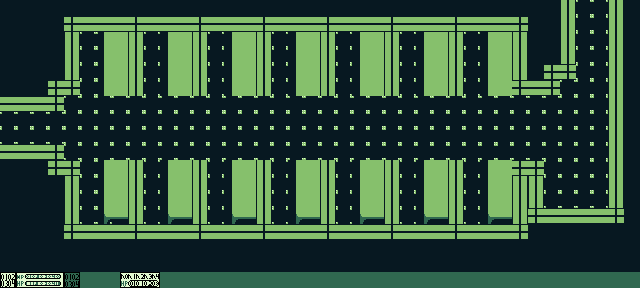

A level layout from a 2D game, rendered from its tile map. Below: a short description, then the map file with its tile-grid data intact:
An orthogonal 40x18 tile map with 16x16 px tiles, 2 tile layers (Tile Layer 1, Tile Layer 2), 2 tilesets.

<map version="1.10" tiledversion="1.11.0" orientation="orthogonal" renderorder="right-down" width="40" height="18" tilewidth="16" tileheight="16" infinite="0" nextlayerid="3" nextobjectid="1">
 <tileset firstgid="1" source="Temporal Light/temporal_light_tileset.tsx" />
 <tileset firstgid="4097" source="Temporal Light/temporal_light_tileset2.tsx" />
 <layer id="1" name="Tile Layer 1" width="40" height="18">
  <data encoding="csv">
2067,2067,2067,2067,2067,2067,2067,2067,2067,2067,2067,2067,2067,2067,2067,2067,2067,2067,2067,2067,2067,2067,2067,2067,2067,2067,2067,2067,2067,2067,2067,2067,2067,2067,2067,2067,4226,4226,2067,2067,
2067,2067,2067,2067,2067,2067,2067,2067,2067,2067,2067,2067,2067,2067,2067,2067,2067,2067,2067,2067,2067,2067,2067,2067,2067,2067,2067,2067,2067,2067,2067,2067,2067,2067,2067,2067,4226,4226,2067,2067,
2067,2067,2067,2067,2067,4226,4226,2067,2067,2067,2067,2067,2067,2067,2067,2067,2067,2067,2067,2067,2067,2067,2067,2067,2067,2067,2067,2067,2067,2067,2067,2067,2067,2067,2067,2067,2067,2067,2067,2067,
2067,2067,2067,2067,2067,4226,4226,2067,2067,2067,2067,2067,2067,2067,2067,2067,2067,2067,2067,2067,2067,2067,2067,2067,2067,2067,2067,2067,2067,2067,2067,2067,2067,2067,2067,2067,2067,2067,2067,2067,
2067,2067,2067,2067,2067,4226,4226,2067,2067,2067,2067,2067,2067,2067,2067,2067,2067,2067,2067,2067,2067,2067,2067,2067,2067,2067,2067,2067,2067,2067,2067,2067,2067,2067,2632,2632,2067,2067,2067,2067,
2067,2067,2067,2067,2067,4226,4226,2067,2067,2067,2067,2067,2067,2067,2067,2067,2067,2067,2067,2067,2067,2067,2067,2067,2067,2067,2067,2067,2067,2067,2067,2067,2632,2067,2632,2067,2067,2067,2067,2067,
2067,2067,2067,2067,4226,4226,4226,4226,4226,4226,4226,4226,4226,4226,4226,4226,4226,2067,2067,2067,2067,4226,4226,4226,4226,4226,4226,4226,4226,4226,4226,4226,4226,2067,2067,2067,2067,2067,2067,2067,
4226,4226,4226,4226,4226,4226,4226,4226,4226,2067,2067,2067,2067,2067,2067,2067,2067,2067,2067,2067,2067,2067,2067,2067,2067,2067,2067,2067,2067,2067,2067,2067,2067,2067,2067,2067,2067,2067,2067,2067,
4226,4226,4226,4226,4226,4226,4226,4226,4226,2067,2067,2067,2067,2067,2067,2067,2067,2067,2067,2067,2067,2067,2067,2067,2067,2067,2067,2067,2067,2067,2067,2067,2067,2067,2067,2067,2067,2067,2067,2067,
2067,2067,2067,2067,4226,4226,4226,4226,4226,4226,4226,4226,4226,4226,4226,4226,4226,4226,4226,4226,4226,4226,4226,4226,4226,4226,4226,4226,4226,4226,4226,4226,4226,4226,4226,4226,2067,2067,2067,2067,
2067,2067,2067,2067,2067,4226,4226,2067,2067,2067,2067,2067,2067,2067,2067,2067,2067,2067,2067,2067,2067,2067,2067,2067,2067,2067,2067,2067,2067,2067,2067,2067,2067,2632,2067,2067,2067,2067,2067,2067,
2067,2067,2067,2067,2067,4226,4226,2067,2067,2067,2067,2067,2067,2067,2067,2067,2067,2067,2067,2067,2067,2067,2067,2067,2067,2067,2067,2067,2067,2067,2067,2067,2067,2067,2067,2067,2067,2067,2067,2067,
2067,2067,2067,2067,2067,4226,4226,2067,2067,2067,2067,2067,2067,2067,2067,2067,2067,2067,2067,2067,2067,2067,2067,2067,2067,2067,2067,2067,2067,2067,2067,2067,2067,2067,2067,2067,2067,2067,2067,2067,
2067,2067,2067,2067,2067,4226,4226,2067,2067,2067,2067,2067,2067,2067,2067,2067,2067,2067,2067,2067,2067,2067,2067,2067,2067,2067,2067,2067,2067,2067,2067,2067,2067,2632,2067,2067,2067,2067,2067,2067,
2067,2067,2067,2067,2067,2067,2067,2067,2067,2067,2067,2067,2067,2067,2067,2067,2067,2067,2067,2067,2067,2067,2067,2067,2067,2067,2067,2067,2067,2067,2067,2067,2067,2067,2067,2067,2067,2067,2067,2067,
2067,2067,2067,2067,2067,2067,2067,2067,2067,2067,2067,2067,2067,2067,2067,2067,2067,2067,2067,2067,2067,2067,2067,2067,2067,2067,2067,2067,2067,2067,2067,2067,2067,2067,2067,2067,2067,2067,2067,2067,
2067,2067,2067,2067,2067,2067,2067,2067,2067,2067,2067,2067,2067,2067,2067,2067,2067,2067,2067,2067,2067,2067,2067,2067,2067,2067,2067,2067,2067,2067,2067,2067,2067,2067,2067,2067,2067,2067,2067,2067,
1941,1942,1943,1944,1945,1946,1946,1947,1948,1949,1946,1946,1946,1946,1946,1946,1946,1946,1946,1946,1946,1946,1946,1946,1946,1946,1946,1946,1946,1946,1946,1946,1946,1946,1946,1946,1946,1946,1946,1946
</data>
 </layer>
 <layer id="2" name="Tile Layer 2" width="40" height="18">
  <data encoding="csv">
0,0,0,0,0,0,0,0,0,0,0,0,0,0,0,0,0,0,0,0,0,0,0,0,0,0,0,0,0,0,0,0,0,0,0,2310,0,0,2310,0,
0,0,0,0,2632,2435,2435,2435,2632,2435,2435,2435,2632,2435,2435,2435,2632,2435,2435,2435,2632,2435,2435,2435,2632,2435,2435,2435,2632,2435,2435,2435,2632,0,0,2310,0,0,2310,0,
0,0,0,0,2310,0,2060,2061,2310,4226,2060,2061,2310,4226,2060,2061,2310,4226,2060,2061,2310,4226,2060,2061,2310,4226,2060,2061,2310,4226,2060,2061,2310,0,0,2310,4226,4226,2310,0,
0,0,0,0,2310,0,2060,2061,2310,4226,2060,2061,2310,4226,2060,2061,2310,4226,2060,2061,2310,4226,2060,2061,2310,4226,2060,2061,2310,4226,2060,2061,2310,0,0,2310,4226,4226,2310,0,
0,0,0,0,2310,0,2060,2061,2310,4226,2060,2061,2310,4226,2060,2061,2310,4226,2060,2061,2310,4226,2060,2061,2310,4226,2060,2061,2310,4226,2060,2061,2310,0,0,0,4226,4226,2310,0,
0,0,0,2632,2632,0,2060,2061,2310,4226,2060,2061,2310,4226,2060,2061,2310,4226,2060,2061,2310,4226,2060,2061,2310,4226,2060,2061,2310,4226,2060,2061,2632,2435,0,4226,4226,4226,2310,0,
2435,2435,2435,2632,0,0,0,0,4226,4226,4226,4226,4226,4226,4226,4226,4226,4226,4226,4226,4226,4226,4226,0,0,0,0,0,0,0,0,0,0,4226,4226,4226,4226,4226,2310,0,
0,0,0,0,0,0,0,0,0,4226,4226,4226,4226,4226,4226,4226,4226,4226,4226,4226,4226,4226,4226,4226,4226,4226,4226,4226,4226,4226,4226,4226,4226,4226,4226,4226,4226,4226,2310,0,
0,0,0,0,0,0,0,0,0,4226,4226,4226,4226,4226,4226,4226,4226,4226,4226,4226,4226,4226,4226,4226,4226,4226,4226,4226,4226,4226,4226,4226,4226,4226,4226,4226,4226,4226,2310,0,
2435,2435,2435,2632,0,0,0,0,0,0,0,0,0,0,0,0,0,0,0,0,0,0,4226,4226,0,0,0,0,0,0,0,0,0,0,4226,4226,4226,4226,2310,0,
0,0,0,2632,2632,0,2060,2061,2310,4226,2060,2061,2310,4226,2060,2061,2310,4226,2060,2061,2310,4226,2060,2061,2310,4226,2060,2061,2310,4226,2060,2061,2632,2632,4226,4226,4226,4226,2310,0,
0,0,0,0,2310,0,2060,2061,2310,4226,2060,2061,2310,4226,2060,2061,2310,4226,2060,2061,2310,4226,2060,2061,2310,4226,2060,2061,2310,4226,2060,2061,2310,2310,4226,4226,4226,4226,2310,0,
0,0,0,0,2310,0,2060,2061,2310,4226,2060,2061,2310,4226,2060,2061,2310,4226,2060,2061,2310,4226,2060,2061,2310,4226,2060,2061,2310,4226,2060,2061,2310,2310,4226,4226,4226,4226,2310,0,
0,0,0,0,2310,0,2124,2125,2310,4226,2124,2125,2310,4226,2124,2125,2310,4226,2124,2125,2310,4226,2124,2125,2310,4226,2124,2125,2310,4226,2124,2125,2310,0,2435,2435,2435,2435,2632,0,
0,0,0,0,2632,2435,2435,2435,2632,2435,2435,2435,2632,2435,2435,2435,2632,2435,2435,2435,2632,2435,2435,2435,2632,2435,2435,2435,2632,2435,2435,2435,2632,0,0,0,0,0,0,0,
0,0,0,0,0,0,0,0,0,0,0,0,0,0,0,0,0,0,0,0,0,0,0,0,0,0,0,0,0,0,0,0,0,0,0,0,0,0,0,0,
0,0,0,0,0,0,0,0,0,0,0,0,0,0,0,0,0,0,0,0,0,0,0,0,0,0,0,0,0,0,0,0,0,0,0,0,0,0,0,0,
0,0,0,0,0,0,0,0,0,0,0,0,0,0,0,0,0,0,0,0,0,0,0,0,0,0,0,0,0,0,0,0,0,0,0,0,0,0,0,0
</data>
 </layer>
</map>
